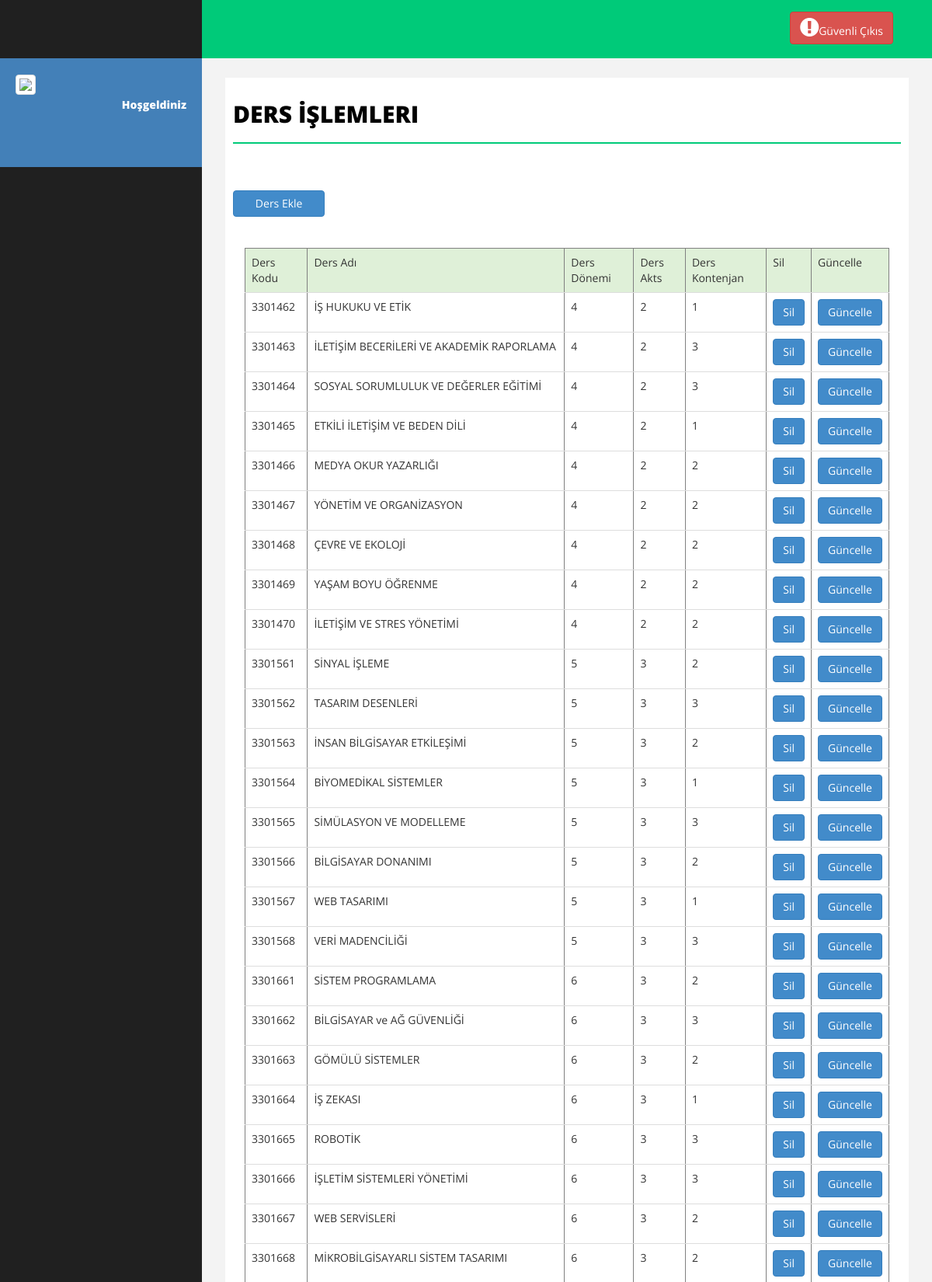
Page /ders_islemleri.php (upper part) on the committed database.
### tables this page shows
CREATE TABLE IF NOT EXISTS `dersler` (
  `ders_id` int(11) NOT NULL AUTO_INCREMENT,
  `bolum_id` int(11) NOT NULL,
  `ders_kodu` int(11) NOT NULL,
  `ders_ad` varchar(100) NOT NULL,
  `ders_donem` int(10) NOT NULL,
  `ders_akts` int(10) NOT NULL,
  `ders_kontenjan` int(10) NOT NULL,
  `ders_secim` int(11) NOT NULL,
  PRIMARY KEY (`ders_id`)
);

### ders_islemleri.php (the view, shortened to what this page needs)
<?php
include 'baglan.php';
include 'header.php';
include 'sidebar.php';
?>
<div id="page-wrapper">
  <div id="page-inner">
    <div class="row">
      <div class="col-md-12">
        <h1 class="page-head-line">Ders İşlemleri </h1> <br><br>
      </div>
      <div class="col-md-2">
        <a href="ders_ekle.php"><button style="width: 100%" type="submit"  name="btn_ekle" class="btn btn-primary">Ders Ekle</button></a><br><br>
     </div>
     <div class="col-md-12">
      <div class="panel-body">
        <div class="table-responsive">
          <table class="table table-hover" border="1" align="center" width="80%">
            <thead>
              <tr class="success">
                  <td>Ders Kodu</td>
                  <td>Ders Adı</td>
                  <td>Ders Dönemi</td>
                  <td>Ders Akts</td>
                  <td>Ders Kontenjan</td>
                <td>Sil</td>
                <td>Güncelle</td>
              </tr>
            </thead>
            <?php
            $derssorgu=mysqli_query($baglan,"SELECT * from dersler ");
            while($derscek=mysqli_fetch_array($derssorgu))
            {
              echo '<tr>';
              echo '<td>'.$derscek['ders_kodu'].'</td>';
              echo '<td>'.$derscek['ders_ad'].'</td>';
              echo '<td>'.$derscek['ders_donem'].'</td>';
              echo '<td>'.$derscek['ders_akts'].'</td>';
              echo '<td>'.$derscek['ders_kontenjan'].'</td>';
              ?>
              <td><a href="ders_islemleri.php?ders_id=<?php echo $derscek['ders_id'] ?> & derssil=ok"><button style="width: 100%" type="submit"  name="btn_sil" class="btn btn-primary">Sil</button></a></td>
              <td><a href="ders_duzenle.php?ders_id=<?php echo $derscek['ders_id'] ?>"><button style="width: 100%" type="submit"  name="btn_guncelle" class="btn btn-primary">Güncelle</button></a></td>
              <?php
              echo '</tr>';
            }
            ?>
          </table>
        </div>
</div>
</div>
</div>
<?php include 'footer.php'; ?>

### assets/css/basic.css (style rules this page uses)
body { font-family: 'Open Sans', sans-serif; line-height:25px; }
#page-wrapper { padding: 15px 15px; min-height: 600px; background: #F3F3F3; }
#page-inner { width: 100%; margin: 10px 20px 10px 0px; background-color: #fff!important; padding: 10px; min-height: 1200px; }
.page-head-line { font-size: 30px; text-transform: uppercase; color: #000; font-weight: 800; padding-bottom: 20px; border-bottom: 2px solid #00CA79; margin-bottom: 10px; }
@media (min-width:768px) { #page-wrapper { margin: 0 0 0 260px; padding: 15px 30px; min-height: 1200px; } }

### rows in the picture
dersler: ders_kodu "3301462", ders_ad "İŞ HUKUKU VE ETİK", ders_donem "4", ders_akts "2", ders_kontenjan "1"
dersler: ders_kodu "3301463", ders_ad "İLETİŞİM BECERİLERİ VE AKADEMİK RAPORLAMA", ders_donem "4", ders_akts "2", ders_kontenjan "3"
dersler: ders_kodu "3301464", ders_ad "SOSYAL SORUMLULUK VE DEĞERLER EĞİTİMİ", ders_donem "4", ders_akts "2", ders_kontenjan "3"
dersler: ders_kodu "3301465", ders_ad "ETKİLİ İLETİŞİM VE BEDEN DİLİ", ders_donem "4", ders_akts "2", ders_kontenjan "1"
dersler: ders_kodu "3301466", ders_ad "MEDYA OKUR YAZARLIĞI", ders_donem "4", ders_akts "2", ders_kontenjan "2"
dersler: ders_kodu "3301467", ders_ad "YÖNETİM VE ORGANİZASYON", ders_donem "4", ders_akts "2", ders_kontenjan "2"
dersler: ders_kodu "3301468", ders_ad "ÇEVRE VE EKOLOJİ", ders_donem "4", ders_akts "2", ders_kontenjan "2"
dersler: ders_kodu "3301469", ders_ad "YAŞAM BOYU ÖĞRENME", ders_donem "4", ders_akts "2", ders_kontenjan "2"
dersler: ders_kodu "3301470", ders_ad "İLETİŞİM VE STRES YÖNETİMİ", ders_donem "4", ders_akts "2", ders_kontenjan "2"
dersler: ders_kodu "3301561", ders_ad "SİNYAL İŞLEME", ders_donem "5", ders_akts "3", ders_kontenjan "2"
dersler: ders_kodu "3301562", ders_ad "TASARIM DESENLERİ", ders_donem "5", ders_akts "3", ders_kontenjan "3"
dersler: ders_kodu "3301563", ders_ad "İNSAN BİLGİSAYAR ETKİLEŞİMİ", ders_donem "5", ders_akts "3", ders_kontenjan "2"
dersler: ders_kodu "3301564", ders_ad "BİYOMEDİKAL SİSTEMLER", ders_donem "5", ders_akts "3", ders_kontenjan "1"
dersler: ders_kodu "3301565", ders_ad "SİMÜLASYON VE MODELLEME", ders_donem "5", ders_akts "3", ders_kontenjan "3"
dersler: ders_kodu "3301566", ders_ad "BİLGİSAYAR DONANIMI", ders_donem "5", ders_akts "3", ders_kontenjan "2"
dersler: ders_kodu "3301567", ders_ad "WEB TASARIMI", ders_donem "5", ders_akts "3", ders_kontenjan "1"
dersler: ders_kodu "3301568", ders_ad "VERİ MADENCİLİĞİ", ders_donem "5", ders_akts "3", ders_kontenjan "3"
dersler: ders_kodu "3301661", ders_ad "SİSTEM PROGRAMLAMA", ders_donem "6", ders_akts "3", ders_kontenjan "2"
dersler: ders_kodu "3301662", ders_ad "BİLGİSAYAR ve AĞ GÜVENLİĞİ", ders_donem "6", ders_akts "3", ders_kontenjan "3"
dersler: ders_kodu "3301663", ders_ad "GÖMÜLÜ SİSTEMLER", ders_donem "6", ders_akts "3", ders_kontenjan "2"
dersler: ders_kodu "3301664", ders_ad "İŞ ZEKASI", ders_donem "6", ders_akts "3", ders_kontenjan "1"
dersler: ders_kodu "3301665", ders_ad "ROBOTİK", ders_donem "6", ders_akts "3", ders_kontenjan "3"
dersler: ders_kodu "3301666", ders_ad "İŞLETİM SİSTEMLERİ YÖNETİMİ", ders_donem "6", ders_akts "3", ders_kontenjan "3"
dersler: ders_kodu "3301667", ders_ad "WEB SERVİSLERİ", ders_donem "6", ders_akts "3", ders_kontenjan "2"
dersler: ders_kodu "3301668", ders_ad "MİKROBİLGİSAYARLI SİSTEM TASARIMI", ders_donem "6", ders_akts "3", ders_kontenjan "2"
